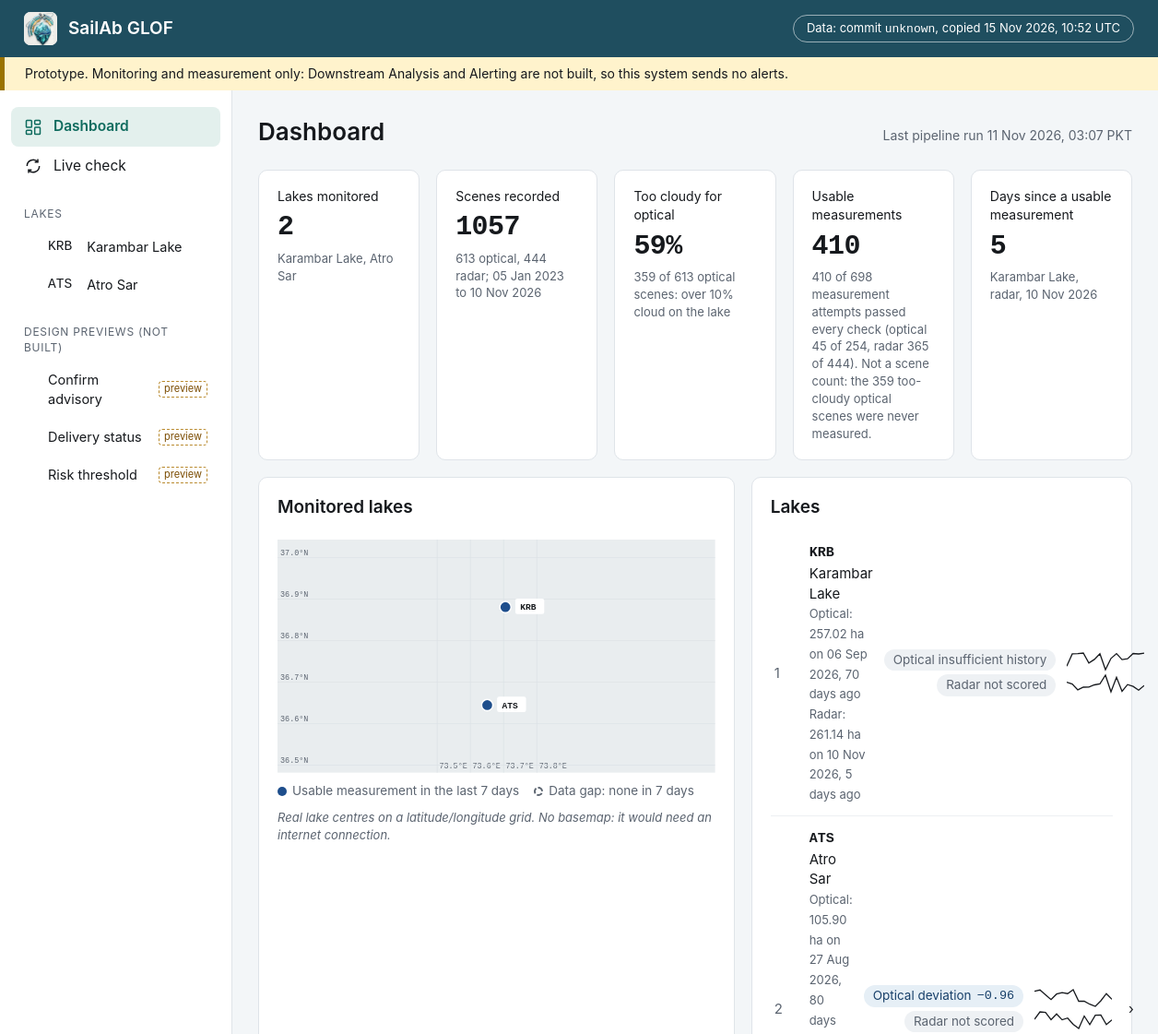
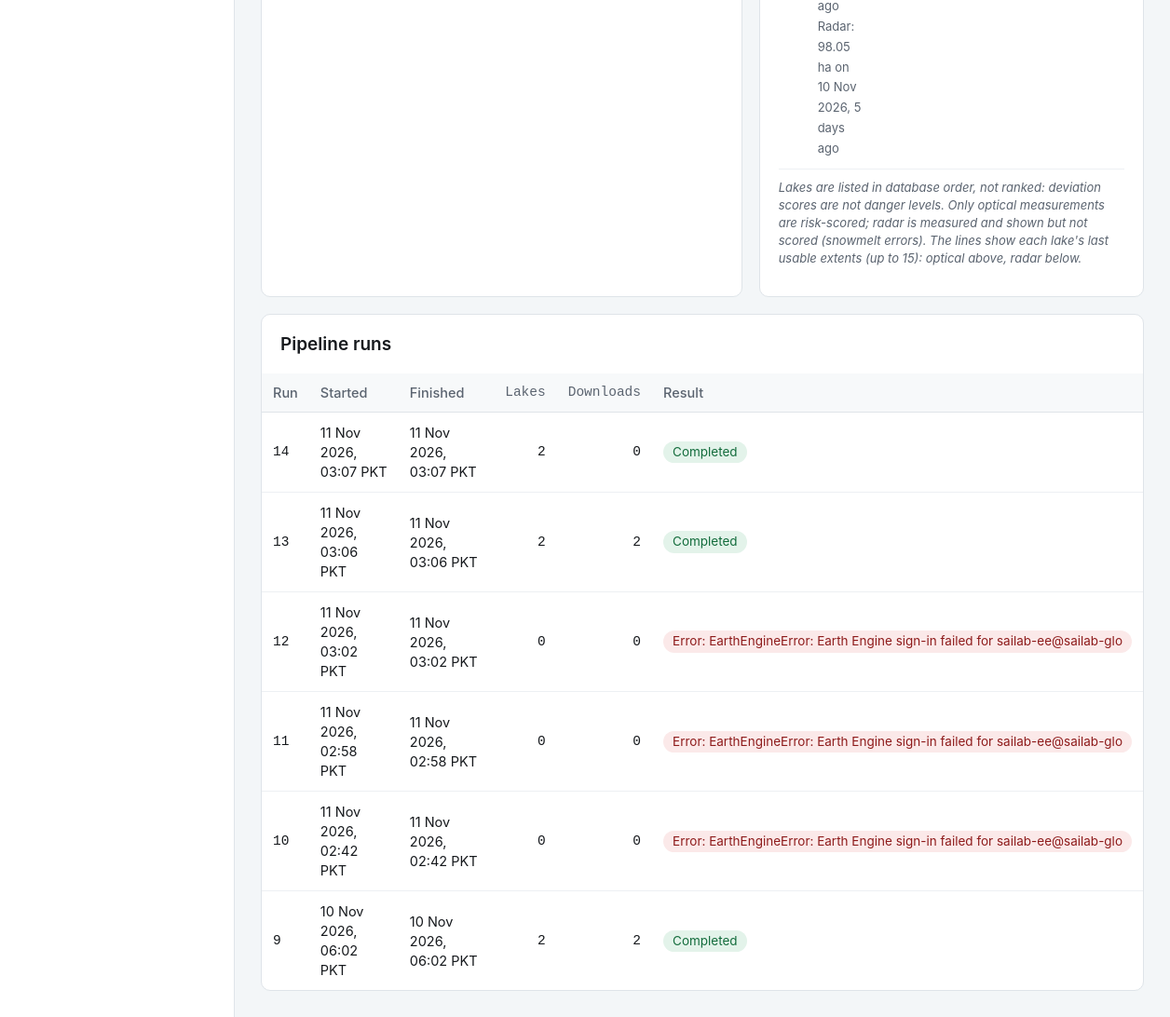
The page / on the database its author committed (2 pictures, top to bottom).
### tables this page shows
CREATE TABLE lake (
    id INTEGER PRIMARY KEY,
    code TEXT NOT NULL UNIQUE,
    name TEXT NOT NULL,
    centre_lon REAL NOT NULL,
    centre_lat REAL NOT NULL,
    boundary_radius_m REAL NOT NULL,
    growth_distance_limit_m REAL NOT NULL DEFAULT 2500
);

CREATE TABLE run_log (
    id INTEGER PRIMARY KEY,
    started_at TEXT NOT NULL,
    finished_at TEXT,
    lakes_processed INTEGER NOT NULL DEFAULT 0,
    scenes_downloaded INTEGER NOT NULL DEFAULT 0,
    errors TEXT
);

CREATE TABLE scene (
    id INTEGER PRIMARY KEY,
    lake_id INTEGER NOT NULL REFERENCES lake(id),
    source TEXT NOT NULL,
    acquired_at TEXT NOT NULL,
    cloud_fraction REAL,
    file_path TEXT NOT NULL,
    downloaded_at TEXT NOT NULL
);

CREATE TABLE measurement (
    id INTEGER PRIMARY KEY,
    scene_id INTEGER NOT NULL UNIQUE REFERENCES scene(id),
    lake_id INTEGER NOT NULL REFERENCES lake(id),
    sensor TEXT NOT NULL,
    extent_ha REAL,
    status TEXT NOT NULL,
    measured_at TEXT NOT NULL
);

CREATE TABLE risk_score (
    id INTEGER PRIMARY KEY,
    lake_id INTEGER NOT NULL REFERENCES lake(id),
    measurement_id INTEGER NOT NULL REFERENCES measurement(id),
    method TEXT NOT NULL,
    status TEXT NOT NULL,
    baseline_ha REAL,
    deviation_score REAL,
    scored_at TEXT NOT NULL
, score_0_100 REAL, reason TEXT);

### webapp/main.py (the view)
    @app.get("/", response_class=HTMLResponse)
    def dashboard_page(request: Request) -> HTMLResponse:
        with read_only() as conn:
            d = pages.dashboard(conn, today())
        return render(request, "dashboard.html", "dashboard", d)

### webapp/templates/dashboard.html (shortened to what this page needs)
{% extends "base.html" %}
{% from "_macros.html" import score_chip, radar_not_scored, icon_info, icon_warn, icon_error %}
{% block main %}
<div class="page-head">
  <h1>Dashboard</h1>
  <span class="meta">
    {% if d.latest_run %}Last pipeline run {{ d.latest_run.started_at | pkt }}{% else %}No pipeline run recorded{% endif %}
  </span>
</div>
<div class="grid kpis">
  <div class="card kpi"><div class="label">Lakes monitored</div>
    <div class="value">{{ d.lakes | length }}</div>
    <div class="note">{% for l in d.lakes %}{{ l.name }}{{ ", " if not loop.last }}{% endfor %}</div></div>
  <div class="card kpi"><div class="label">Scenes recorded</div>
    <div class="value">{{ d.totals.scene }}</div>
    <div class="note">{{ d.totals.optical_scenes }} optical, {{ d.totals.radar_scenes }} radar{% if d.first_scene %}; {{ d.first_scene | date }} to {{ d.last_scene | date }}{% endif %}</div></div>
  <div class="card kpi"><div class="label">Too cloudy for optical</div>
    <div class="value">{% if d.too_cloudy_pct is not none %}{{ "%.0f" | format(d.too_cloudy_pct) }}%{% else %}—{% endif %}</div>
    <div class="note">{{ d.totals.too_cloudy }} of {{ d.totals.optical_scenes }} optical scenes: over 10% cloud on the lake</div></div>
  <div class="card kpi"><div class="label">Usable measurements</div>
    <div class="value">{{ d.totals.optical_ok + d.totals.radar_ok }}</div>
    <div class="note">{{ d.totals.optical_ok + d.totals.radar_ok }} of {{ d.totals.optical_measurements + d.totals.radar_measurements }} measurement attempts passed every check
      (optical {{ d.totals.optical_ok }} of {{ d.totals.optical_measurements }}, radar {{ d.totals.radar_ok }} of {{ d.totals.radar_measurements }}).
      Not a scene count: the {{ d.totals.too_cloudy }} too-cloudy optical scenes were never measured.</div></div>
  <div class="card kpi"><div class="label">Days since a usable measurement</div>
    <div class="value">{% if d.freshest %}{{ d.freshest.days_since_any_ok }}{% else %}—{% endif %}</div>
    <div class="note">{% if d.freshest %}{% set fs = d.freshest.summary %}{{ d.freshest.name }},
      {% if fs.radar.days_since_last_ok is not none and (fs.days_since_last_ok is none or fs.radar.days_since_last_ok < fs.days_since_last_ok) %}radar, {{ fs.radar.latest_ok_measurement.acquired_at | date }}{% else %}optical, {{ fs.latest_ok_measurement.acquired_at | date }}{% endif %}{% else %}none yet{% endif %}</div></div>
</div>
<div class="grid two">
  <section class="card">
    <div class="card-head"><h2>Monitored lakes</h2></div>
    {% if d.map_svg %}{{ d.map_svg | safe }}{% endif %}
    <div class="legend" style="margin-top:10px">
      <span><i style="background:#1e4e8c"></i>Usable measurement in the last {{ stale_days }} days</span>
      <span><i style="background:#fff;border:2px dashed #5b6470"></i>Data gap: none in {{ stale_days }} days</span>
    </div>
    <p class="footnote">Real lake centres on a latitude/longitude grid. No basemap: it would need an internet connection.</p>
  </section>
  <section class="card">
    <h2>Lakes</h2>
    {% for l in d.lakes %}
    {% set s = l.summary %}{% set r = s.radar %}
    <a class="lake-row" href="/lakes/{{ l.code }}">
      <span class="rank">{{ loop.index }}</span>
      <span><span class="code">{{ l.code }}</span> {{ l.name }}<br>
        <span class="sub">Optical: {% if s.latest_ok_measurement %}{{ s.latest_ok_measurement.extent_ha | ha }} on {{ s.latest_ok_measurement.acquired_at | date }}, {{ s.days_since_last_ok }} days ago{% else %}No usable measurement yet{% endif %}</span><br>
        <span class="sub">Radar: {% if r.latest_ok_measurement %}{{ r.latest_ok_measurement.extent_ha | ha }} on {{ r.latest_ok_measurement.acquired_at | date }}, {{ r.days_since_last_ok }} days ago{% else %}No usable measurement yet{% endif %}</span></span>
      <span style="display:flex;flex-direction:column;gap:4px;align-items:flex-end">{{ score_chip(s.latest_risk_score, "optical") }}{{ radar_not_scored() }}</span>
      <span style="display:flex;flex-direction:column;gap:2px">{{ l.sparkline | safe }}{{ l.radar_sparkline | safe }}</span>
      <span>›</span>
    </a>
    {% endfor %}
    <p class="footnote">Lakes are listed in database order, not ranked: deviation scores are not danger levels.
      Only optical measurements are risk-scored; radar is measured and shown but not scored (snowmelt errors).
      The lines show each lake's last usable extents (up to 15): optical above, radar below.</p>
  </section>
</div>
<section class="card table-card mt">
  <h2>Pipeline runs</h2>
  <table>
    <tr><th>Run</th><th>Started</th><th>Finished</th><th class="num">Lakes</th><th class="num">Downloads</th><th>Result</th></tr>
    {% for r in d.runs %}
    <tr>
      <td class="mono">{{ r.id }}</td>
      <td>{{ r.started_at | pkt }}</td>
      <td>{{ r.finished_at | pkt }}</td>
      <td class="num">{{ r.lakes_processed }}</td>
      <td class="num">{{ r.scenes_downloaded }}</td>
      <td>{% if r.errors %}<span class="chip error" title="{{ r.errors }}">Error: {{ r.errors.splitlines()[0][:70] }}</span>{% elif r.finished_at %}<span class="chip ok">Completed</span>{% else %}<span class="chip warn">Not finished</span>{% endif %}</td>
    </tr>
    {% else %}
    <tr><td colspan="6">No pipeline run recorded.</td></tr>
    {% endfor %}
  </table>
</section>
{% endblock %}

### webapp/templates/base.html (shortened to what this page needs)
<!doctype html>
<html lang="en">
<head>
  <link rel="stylesheet" href="/static/style.css">
</head>
<body>
  <header class="topbar">
    <a class="brand" href="/"><img src="/static/logo_mark.png" alt="">SailAb GLOF</a>
    <a class="provenance" href="/api/provenance" title="Which published database state these pages show">
      Data: commit <span class="mono">{{ provenance.git_commit or "unknown" }}</span>, copied {{ provenance.copied_at | utc_time }}
    </a>
  </header>
  <div class="banner-top">
    Prototype. Monitoring and measurement only: Downstream Analysis and Alerting are not built, so this system sends no alerts.
  </div>
  <div class="layout">
    <nav class="sidebar">
      <a href="/" class="{{ 'active' if nav == 'dashboard' }}">
        <svg viewBox="0 0 24 24" fill="none" stroke="currentColor" stroke-width="1.8"><rect x="3" y="3" width="7" height="9" rx="1"/><rect x="14" y="3" width="7" height="5" rx="1"/><rect x="14" y="12" width="7" height="9" rx="1"/><rect x="3" y="16" width="7" height="5" rx="1"/></svg>
        Dashboard</a>
      <a href="/live" class="{{ 'active' if nav == 'live' }}">
        <svg viewBox="0 0 24 24" fill="none" stroke="currentColor" stroke-width="1.8"><path d="M4 12a8 8 0 0 1 14-5.3M20 12a8 8 0 0 1-14 5.3"/><path d="M18 3v4h-4M6 21v-4h4"/></svg>
        Live check</a>
      <div class="section">Lakes</div>
      {% for l in nav_lakes %}
      <a href="/lakes/{{ l.code }}" class="sub {{ 'active' if nav == l.code }}"><span class="mono">{{ l.code }}</span>&nbsp;{{ l.name }}</a>
      {% endfor %}
      <div class="section">Design previews (not built)</div>
      <a href="/preview/confirm-advisory" class="sub preview-link {{ 'active' if nav == 'p-confirm' }}">Confirm advisory</a>
      <a href="/preview/delivery-status" class="sub preview-link {{ 'active' if nav == 'p-delivery' }}">Delivery status</a>
      <a href="/preview/risk-threshold" class="sub preview-link {{ 'active' if nav == 'p-threshold' }}">Risk threshold</a>
    </nav>
    <main>{% block main %}{% endblock %}</main>
  </div>
</body>
</html>

### webapp/templates/_macros.html (shortened to what this page needs)
{% macro score_chip(score, sensor=None) -%}
  {%- set who = (sensor ~ " ") if sensor else "" -%}
  {%- if score is none -%}
    <span class="chip muted" title="No {{ who }}risk score has been computed for this lake yet">{{ who | capitalize }}{{ "no score yet" if sensor else "No score yet" }}</span>
  {%- elif score.status == 'insufficient_history' -%}
    <span class="chip muted" title="Not enough earlier same-month {{ who }}measurements to say what is normal (check F: 5 values from 2 years)">{{ who | capitalize }}{{ "insufficient history" if sensor else "Insufficient history" }}</span>
  {%- else -%}
    <span class="chip score{{ ' radar' if sensor == 'radar' }}" title="Deviation score: standard deviations from this lake's earlier {{ who }}values in the same calendar month. Not a probability or danger level.">{{ who | capitalize }}{{ "deviation" if sensor else "Deviation" }} <span class="num">{{ score.deviation_score | score }}</span></span>
  {%- endif -%}
{%- endmacro %}
{% macro radar_not_scored() -%}
<span class="chip muted" title="Radar is measured and shown, but not risk-scored in this build: during snowmelt (April-June) wet snow looks like water on radar, and those errors produced false anomalies. In summer radar reads +5.2% (Karambar) and -6.4% (Atro Sar) against near-same-day optical, on 16 scenes from 2 lakes.">Radar not scored</span>
{%- endmacro %}

### rows shown on the page
lake: code "KRB", name "Karambar Lake", last ",", freshest.name "Karambar Lake", days_since_last_ok "70", days_since_last_ok "5", who "Optical", value "insufficient history"
lake: code "ATS", name "Atro Sar", map_svg "73.5°E 73.6°E 73.7°E 73.8°E 36.5°N 36.6°N 36.7°N 36.8°N 36.9°N 37.0°N KRB ATS", days_since_last_ok "80", days_since_last_ok "5", who "Optical", value "deviation"
run_log: latest_run.started_at|pkt "11 Nov 2026, 03:07 PKT", id "14", started_at|pkt "11 Nov 2026, 03:07 PKT", finished_at|pkt "11 Nov 2026, 03:07 PKT", lakes_processed "2", scenes_downloaded "0", shows "Completed"
scene: radar.latest_ok_measurement.acquired_at "10 Nov 2026", latest_ok_measurement.acquired_at "10 Nov 2026"
measurement: latest_ok_measurement.extent_ha|ha "257.02 ha"
scene: latest_ok_measurement.acquired_at "06 Sep 2026"
measurement: latest_ok_measurement.extent_ha|ha "261.14 ha"
measurement: latest_ok_measurement.extent_ha|ha "105.90 ha"
scene: latest_ok_measurement.acquired_at "27 Aug 2026"
measurement: latest_ok_measurement.extent_ha|ha "98.05 ha"
scene: latest_ok_measurement.acquired_at "10 Nov 2026"
risk_score: deviation_score|score "−0.96"
run_log: id "13", started_at|pkt "11 Nov 2026, 03:06 PKT", finished_at|pkt "11 Nov 2026, 03:06 PKT", lakes_processed "2", scenes_downloaded "2", shows "Completed"
run_log: id "12", started_at|pkt "11 Nov 2026, 03:02 PKT", finished_at|pkt "11 Nov 2026, 03:02 PKT", lakes_processed "0", scenes_downloaded "0", errors "EarthEngineError: Earth Engine sign-in failed for sailab-ee@sailab-glo"
run_log: id "11", started_at|pkt "11 Nov 2026, 02:58 PKT", finished_at|pkt "11 Nov 2026, 02:58 PKT", lakes_processed "0", scenes_downloaded "0", errors "EarthEngineError: Earth Engine sign-in failed for sailab-ee@sailab-glo"
run_log: id "10", started_at|pkt "11 Nov 2026, 02:42 PKT", finished_at|pkt "11 Nov 2026, 02:42 PKT", lakes_processed "0", scenes_downloaded "0", errors "EarthEngineError: Earth Engine sign-in failed for sailab-ee@sailab-glo"
run_log: id "9", started_at|pkt "10 Nov 2026, 06:02 PKT", finished_at|pkt "10 Nov 2026, 06:02 PKT", lakes_processed "2", scenes_downloaded "2", shows "Completed"

### other values the page prints
{{ provenance.git_commit or "unknown" }} "unknown"
{{ provenance.copied_at | utc_time }} "15 Nov 2026, 10:52 UTC"
{{ d.lakes | length }} "2"
{{ d.totals.scene }} "1057"
{{ d.totals.optical_scenes }} "613"
{{ d.totals.radar_scenes }} "444"
{{ d.first_scene | date }} "05 Jan 2023"
{{ d.last_scene | date }} "10 Nov 2026"
{{ "%.0f" | format(d.too_cloudy_pct) }} "59"
{{ d.totals.too_cloudy }} "359"
{{ d.totals.optical_ok + d.totals.radar_ok }} "410"
{{ d.totals.optical_measurements + d.totals.radar_measurements }} "698"
{{ d.totals.optical_ok }} "45"
{{ d.totals.optical_measurements }} "254"
{{ d.totals.radar_ok }} "365"
